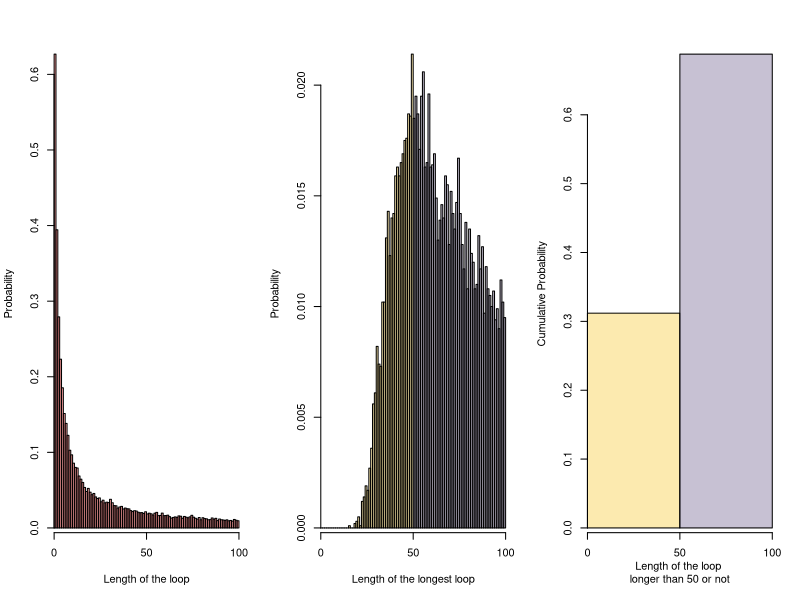

Source code (R):
#XXXXXXXXXXXXXXXXXXXXXXXX proj2.r XXXXXXXXXXXXXXXXXXXXXXXXXXXXXXXXXXXXXXXXXXXX
# Group member
# Biwei Zhu, s2325784
# Guanhao Su, s2301705
# Shuying Liu, s2436365

# Github repo: 
# https://github.com/SyLiu24/proj2

#XXXXXXXXXXXXXXXXXXXXXXXXXXX Contribution XXXXXXXXXXXXXXXXXXXXXXXXXXXXXXXXXXXXXX

# Biwei Zhu completed the function Pone
# Guanhao Su completed the function Pall and the visualization
# Biwei Zhu and Guanhao Su completed together the example code to assess success probabilities under each strategy
# Shuying Liu completed the function dloop and the assessment of probability, and modified the whole code. 

#XXXXXXXXXXXXXXXXXXXXXXXXXXXX Simulation XXXXXXXXXXXXXXXXXXXXXXXXXXXXXXXXXXXXXXX


# This project aims to estimate the success probability of the prisoner problem by simulations
# under three strategies:

# 1. The prisoner first opens the box with their number on it, 
# reads the number in the box then opens the box with that number,
# repeat until finding their own number in the box or reach the maximum of n open boxes.


# 2. As strategy 1, but starting from a randomly selected box.

# 3. They open n boxes at random to look for their number.
# Note: The cards in 2n boxes are in random order.


sim <- function(n,k,strategy,nprisoner=1,nreps=10000){
  # sim estimates the probability of prisoner succeeding in finding his number in 2*n boxes
  # takes argument: n; k - the list of prisoners' numbers; strategy - 1,2,3;
  #                 nprisoner - number of prisoners; nreps - number of simulations
  # returns the estimate probability
  
  # the total numer of success in nreps simulations
  success <- 0
  
  # Run nreps simulations
  for (irep in 1:nreps) {
    cards <- sample(2*n)
    # Elements of flag is whether the prisoner succeeds: TRUE if succeeds.
    flag <- array(FALSE,nprisoner)
    
    # Check if each prisoner succeeds
    for (prisoner in 1:nprisoner) {
      # strategy 3
      if (strategy == 3) {
        open_boxes <- sample(2*n,n)
        check_cards <- cards[open_boxes]
        if (k[prisoner] %in% check_cards) flag[prisoner] <- TRUE
      }
      else {
        # strategy 1 & 2
        # Different initially selected box number for strategy 2 & 3
        if (strategy == 1) selected_box <- k[prisoner]
        else selected_box <- sample(2*n,size=1)
        # check n boxes
        for (box in 1:n){
          if (cards[selected_box] == k[prisoner]){
            flag[prisoner] <- TRUE
            break
          }
          selected_box <- cards[selected_box]
        }
      }
    }
    success <- success+all(flag)
  }
  success/nreps
}


Pone <- function(n,k,strategy,nreps=10000){
  # Pone estimates the probability of one prisoner succeeding in finding his number in 2*n boxes
  # Takes argument: n; k - the prisoner's number; strategy - 1,2,3;
  #                 nreps - number of simulations
  # Returns the estimate probability
  sim(n,k,strategy)
}

Pall <- function(n,strategy,nreps=10000){
  # Pone estimates the probability of all 2*n prisoners succeeding in finding their number in 2*n boxes
  # Takes argument: n; strategy - 1,2,3; nreps - number of simulations
  # Returns the estimate probability
  k <- 1:(2*n)
  sim(n,k,strategy,nprisoner=2*n)
}



# Estimate the individual success probability under n = 5 and n = 50
cat("Individual success probability under the three strategies when n = 5\n")
for (strategy in 1:3) cat(sprintf('strategy %d: %f\n',strategy,Pone(5,1,strategy,10000)))

cat("Individual success probability under the three strategies when n = 50\n")
for (strategy in 1:3) cat(sprintf('strategy %d: %f\n',strategy,Pone(50,1,strategy,10000)))

# Estimate the joint success probability under n = 5 and n = 50
cat("Joint success probability under the three strategies when n = 5\n")
for (strategy in 1:3) cat(sprintf('strategy %d: %f\n',strategy,Pall(5,strategy,10000)))

cat("Joint success probability under the three strategies when n = 50\n")
for (strategy in 1:3) cat(sprintf('strategy %d: %f\n',strategy,Pall(50,strategy,10000)))


#XXXXXXXXXXXXXXXXXXXXXXXXXXXX comments XXXXXXXXXXXXXXXXXXXXXXXXXXXXXXXXXXXXXXXX

# If we run enough simulations, we can estimate the probability by the relative frequency.
# The only difference between strategy 2 and strategy 1 is the initial choice of boxes,
# but strategy 2 (prob = 0.4) will have a lower probability of success for one prisoner than strategies 1 & 3 (prob = 0.5).
# The difference of success rate becomes greater as we run simulations on 2*n prisoners,
# strategy 1 still has a surprisingly stable success rate (Prob = 0.3),
# while the success rates of strategy 2 & 3 drop to 0.

# Speculation: Strategy 1 works surprisingly well because there is a decent chance that
# the length of a loop in a 2*n permutation is under n,
# thus if the prisoner first opens the box with his own number, then he is on the unique loop containing his number,
# so he is likely to find his number in the sequence of opening n boxes.
# Strategy 2 fails because he initially opens a random box, so loop wouldn't help.

#XXXXXXXXXXXXXXXXXXXXXXXXXXXXXXXXXXXXXXXXXXXXXXXXXXXXXXXXXXXXXXXXXXXXXXXXXXXXXX

dloop <- function(n,nreps=10000){
  # dloop estimates the probability of each loop length from 1 to 2*n ocurring in a random shuffle of 2*n cards
  # Take argument: n; nreps - number of simulations
  # Returns a matrix of diminsion (2,2*n), 
  #   the first row being the probability distribution of each loop length, 
  #   the second being the probability distribution of the longest loop.
  
  loops <- array(0,2*n)
  longest_loops <- array(0,2*n)
  
  # run nreps simulations
  for (irep in 1:nreps){
    # ramdom shuffle of cards
    shuffle <- sample(2*n)
    # elements of loop_check are whether each loop length ocurrs in shuffle: 1 if occurrs
    loop_check <- array(0,2*n)
    # elements of unchecked_list are whether indices of shuffle haven't been searched for loop: TRUE if not searched
    unchecked_list <- array(TRUE,2*n)
    
    # search all loops until all the elements in shuffle have been searched
    while (length(shuffle[unchecked_list])){
      # pick an unchecked element in shuffle to start
      start <- shuffle[unchecked_list][1]
      k <- start
      unchecked_list[k] <- FALSE
      loop_len <- 1
      # find the loop that begins with 'start'
      while (shuffle[k] != start){
        k <- shuffle[k]
        unchecked_list[k] <- FALSE
        loop_len <- loop_len+1
      }
      loop_check[loop_len] <- 1
    }
    
    loops <- loops+loop_check
    longest_loop <- tail((1:(2*n))[as.logical(loop_check)],1)
    longest_loops[longest_loop] <- longest_loops[longest_loop]+1
  }
  rbind(loops/nreps,longest_loops/nreps)
}

# Assess the probability of loop
y <- dloop(50)
# The probability of each loop length from 1 to 2n occurring at least once.
cat('The probability of each loop length is\n',(y[1,]),'\n')
# the probability that there is no loop longer than 50 is roughly 0.31
cat('Probability of longest loop length being 50 is',sum(y[2,1:50]))


#Visualising the probability
n <- 50
color1 <- c(rgb(250,220,120,150,max = 255), rgb(160,150,180,150,max = 255))
color2 <- c(rep(rgb(250,220,120,150,max = 255),n), rep(rgb(160,150,180,150, max = 255), n))
par(mfrow = c(1,3))#three subplot

barplot(y[1,],col = rgb(255,100,100,150,max = 255), space = 0,xaxs="i"
        , xlab = "Length of the loop", ylab = "Probability")
axis(1,c(0,50,100))

barplot(c((y[2,1:50]),(y[2,51:100])), space = 0, col = color2, xaxs="i"
        , xlab = "Length of the longest loop", ylab = "Probability")
axis(1,c(0,50,100))

barplot(c(sum(y[2,1:50]), sum(y[2,51:100])), space = 0, col = color1, xaxs="i"
        , xlab = "Length of the loop \nlonger than 50 or not", ylab = "Cumulative Probability")
axis(1,c(0,1,2),c(0,50,100))
